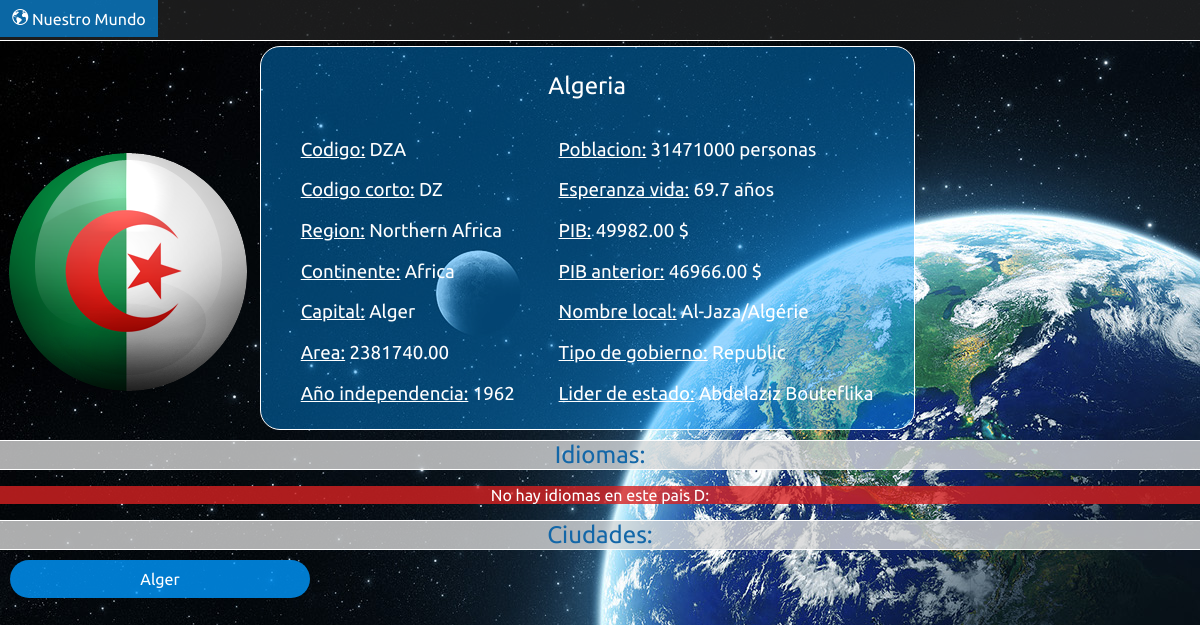
Page /nuestromundo/DZA/ on the committed database.
### NuestroMundo/models.py (models this page shows, shortened)
class Pais(models.Model):
    codigo = models.CharField(max_length=3)
    nombre = models.CharField(max_length=60)
    continente = models.CharField(max_length=60)
    region = models.CharField(max_length=40)
    area = models.DecimalField(max_digits=22, decimal_places=2)
    independencia = models.IntegerField(default=1948)
    poblacion = models.IntegerField(default=1000000)
    esperanza_vida = models.DecimalField(max_digits=3, decimal_places=1)
    PIB = models.DecimalField(max_digits=18, decimal_places=2)
    PIB_anterior = models.DecimalField(max_digits=18, decimal_places=2)
    nombre_local = models.CharField(max_length=60)
    tipo_gobierno = models.CharField(max_length=80)
    lider_estado = models.CharField(max_length=60)
    capital = models.IntegerField()
    codigo_corto = models.CharField(max_length=2)

class Ciudad(models.Model):
    nombre = models.CharField(max_length=60)
    codigo_pais = models.CharField(max_length=3)
    distrito = models.CharField(max_length=60)
    poblacion = models.IntegerField(default=10000)
    def __str__(self):
        return self.nombre

### NuestroMundo/views.py (the view)
# urls.py: url(r'^(?P<nombre_pais>[A-Z|a-z]+)/$', views.pais, name='paises'),
def pais(request, nombre_pais):
    pais = Pais.objects.get(codigo=nombre_pais)
    ciudades = Ciudad.objects.filter(codigo_pais=nombre_pais)
    capital = Ciudad.objects.get(pk=pais.capital)
    idiomas_pais = Idioma_Pais.objects.filter(codigo_pais=pais.codigo)
    context = {'pais' : pais, 'ciudades' : ciudades, 'capital' : capital, 'idiomas_pais' : idiomas_pais}
    return render(request, 'nuestromundo/pais.html', context)

### NuestroMundo/templates/NuestroMundo/pais.html (shortened to what this page needs)
{% load staticfiles %}
<head>
    <link rel="stylesheet" type="text/css" href="{% static 'NuestroMundo/style/estilo.css' %}" />
    <link rel="stylesheet" type="text/css" href="{% static 'NuestroMundo/style/mundo.css' %}" />
    <link rel="stylesheet" type="text/css" href="{% static 'NuestroMundo/style/pais.css' %}" />
</head>
<div class="barra-controles">
    <a href="{% url 'NuestroMundo:index' %}">
        <div class="control">
            <p class="icono-control"></p>
            <p class="titulo-control">Nuestro Mundo</p>
        </div>
    </a>
</div>
<img src= "{% static "NuestroMundo/images/banderas/" %}{{ pais.codigo_corto }}.png" />
<div class="informacion">
    <h2>{{ pais.nombre }}</h2>
    <div class="columna">
        <h3><u>Codigo:</u> {{ pais.codigo }}</h3>
        <h3><u>Codigo corto:</u> {{ pais.codigo_corto }}</h3>
        <h3><u>Region:</u> {{ pais.region }}</h3>
        <h3><u>Continente:</u> {{ pais.continente }}</h3>
        <h3><u>Capital:</u> {{ capital }}</h3>
        <h3><u>Area:</u> {{ pais.area }}</h3>
        <h3><u>Año independencia:</u> {{ pais.independencia }}</h3>
    </div>
    <div class="columna">
        <h3><u>Poblacion:</u> {{ pais.poblacion }} personas</h3>
        <h3><u>Esperanza vida:</u> {{ pais.esperanza_vida }} años</h3>
        <h3><u>PIB:</u> {{ pais.PIB }} $</h3>
        <h3><u>PIB anterior:</u> {{ pais.PIB_anterior }} $</h3>
        <h3><u>Nombre local:</u> {{ pais.nombre_local }}</h3>
        <h3><u>Tipo de gobierno:</u> {{ pais.tipo_gobierno }}</h3>
        <h3><u>Lider de estado:</u> {{ pais.lider_estado }}</h3>
    </div>
</div>
<p class="titulo-seccion">Idiomas:</p>
{% if idiomas_pais %}
    {% for idioma in idiomas_pais %}
        <a href="{% url 'NuestroMundo:idiomas' idioma.idioma %}" class="idioma">{{ idioma.idioma }} - {{ idioma.porcentaje }}%</a>
    {% endfor %}
{% else %}
	<p class="error">No hay idiomas en este pais D:</p>
{% endif %}
<p class="titulo-seccion">Ciudades:</p>
{% if ciudades %}
    {% for ciudad in ciudades %}
        <a href="{% url 'NuestroMundo:ciudades' ciudad.id %}" class="ciudad">{{ ciudad.nombre }}</a>
    {% endfor %}
{% else %}
	<p class="error">No hay ciudades en este pais D:</p>
{% endif %}

### NuestroMundo/static/NuestroMundo/style/estilo.css (style rules this page uses)
h1, h2, h3, h4, h5, h6 { font-weight: normal; }
a { color: #fff; text-decoration: none; }
.error { background: rgb(217, 34, 34); background: rgba(217, 34, 34, 0.8); text-align: center; }
.barra-controles { background: rgb(34, 34, 34); background: rgba(34, 34, 34, 0.8); border-bottom: 1px solid #fff; height: 40px; margin: 0; width: 100%; }
.control { background: rgb(0, 153, 255); background: rgba(0, 153, 255, 0.6); cursor: pointer; display: inline-block; margin: 0; padding: 9px; text-align: center; width: 140px; }
.icono-control, .titulo-control { color: #fff; display: inline-block; margin: 0; }
.icono-control { font-family: "mdl2"; }

### NuestroMundo/static/NuestroMundo/style/mundo.css (style rules this page uses)
.informacion { background: rgb(0, 153, 255); background: rgba(0, 153, 255, 0.4); border: 1px solid #fff; border-radius: 20px; display: inline-block; margin-top: 5px; padding: 5px 20px; }
h2 { text-align: center; }
.informacion .columna { display: inline-block; margin: 0 20px; }
.titulo-seccion { background: rgb(216, 216, 216); background: rgba(216, 216, 216, 0.8); border: 1px solid #fff; border-left: 0; border-right: 0; color: #1367a8; font-size: 24px; margin: 10px 0; text-align: center; }

### NuestroMundo/static/NuestroMundo/style/pais.css (style rules this page uses)
.ciudad, .idioma { background: rgb(19, 103, 168); background: rgba(19, 103, 168, 0.8); border-radius: 20px; display: inline-block; margin-bottom: 10px; margin-left: 10px; padding: 10px 0; text-align: center; width: 300px; }
.ciudad:nth-child(odd), .idioma:nth-child(odd) { background: rgb(0, 153, 255); background: rgba(0, 153, 255, 0.8); }

### rows in the picture
Pais: nombre "Algeria", codigo "DZA", codigo_corto "DZ", region "Northern Africa", continente "Africa", area "2381740.00", independencia "1962", poblacion "31471000", esperanza_vida "69.7", PIB "49982.00", PIB_anterior "46966.00", nombre_local "Al-Jaza/Algérie", tipo_gobierno "Republic", lider_estado "Abdelaziz Bouteflika"
Ciudad: nombre "Alger"
